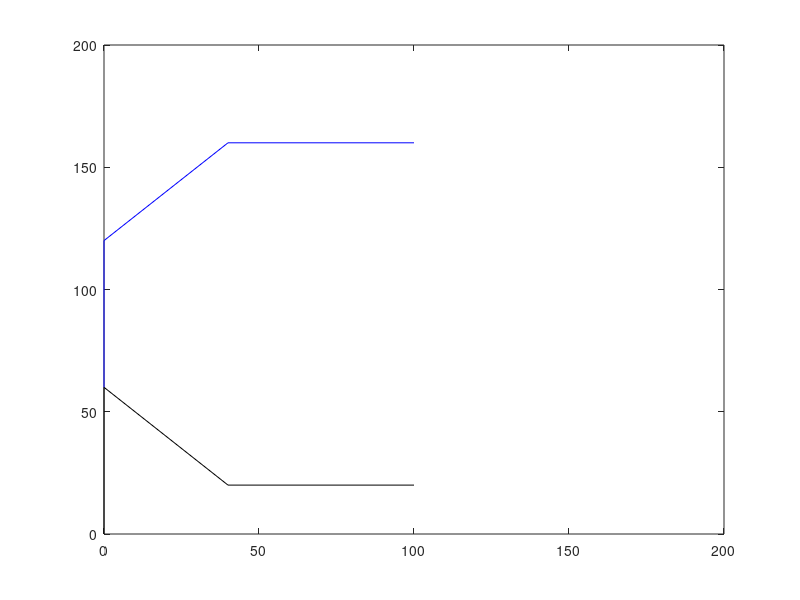

Recreate this plot in MATLAB. (Note: this script raises an error after producing the figure.)
%function SimulateSpheroPosControl ()

% Simulates the multi sphero position control
% The purposes of this function are:
% 1. Simulates position control of shero
% 2. Simulates Object avoidances during position control
%

clear all; clc; close all;
% 1. Define robot's initial position and orientation:
% R1:
pos_ini = [0.00  0.00];
ori_ini = pi/2; 
% R2:
pos_ini2 = [0.00  60.00];
ori_ini2 = pi/2; 

% 2. Define desired goal positions:
% R1:
goal_points = [0,60; 40,20; 100,20];
% R2:
goal_points2 = [0,120; 40,160; 100,160];

% 3. Define total path of the robot:
% R1:
path = [];
path = [pos_ini; goal_points];
% R2:
path2 = [];
path2 = [pos_ini2; goal_points2];

% Plot paths:
figure(1)
plot(path(:,1), path(:,2),'k-');
hold on;
plot(path2(:,1), path2(:,2),'b-');
xlim([0 200])
ylim([0 200])

% 3. Get final goal position:
robotGoal = path(end,:);
robotGoal2 = path2(end,:);

% Robot's initial status:
robotCurrentPose = [pos_ini, ori_ini]';
robotCurrentPose2 = [pos_ini2, ori_ini2]';

% Define characteristics of robots and controller:
robot = differentialDriveKinematics("TrackWidth", 1, "VehicleInputs", "VehicleSpeedHeadingRate");
robot.WheelRadius = 0.01;
robot.TrackWidth = 0.01;

controller = controllerPurePursuit;
controller.Waypoints = path;
controller.DesiredLinearVelocity = 10;
controller.MaxAngularVelocity = 50;
controller.LookaheadDistance = 1.3;

controller2 = controllerPurePursuit;
controller2.Waypoints = path2;
controller2.DesiredLinearVelocity = 10;
controller2.MaxAngularVelocity = 50;
controller2.LookaheadDistance = 1.3;

frameSize = robot.TrackWidth/0.8;

% Set the goal radius:
goalRadius = 1;

% Distance between initial position and the final goal position:
distanceToGoal = norm(pos_ini - robotGoal);
distanceToGoal2 = norm(pos_ini2 - robotGoal2);

sampleTime = 0.1;
vizRate = rateControl(1/sampleTime);
while( distanceToGoal > goalRadius )
    % Returns linear velociy and angular velocity:
    % v = liniear velocity
    % omega = angular velocity
    [v, omega] = controller(robotCurrentPose);
    [v2, omega2] = controller2(robotCurrentPose2);

    % Returns robot's velocity:
    % vel = [velocity in x, velocity in y, angular velocity]
    vel = derivative(robot, robotCurrentPose, [v omega]);
    vel2 = derivative(robot, robotCurrentPose2, [v2 omega2]);
    totalvel = vel + vel2;

    % Update the current pose
    robotCurrentPose = robotCurrentPose + vel*sampleTime;
    robotCurrentPose2 = robotCurrentPose2 + vel2*sampleTime;
    %robotCurrentPose(3) =  robotCurrentPose(3)*180/pi;

    % Re-compute the distance to the goal
    distanceToGoal = norm(robotCurrentPose(1:2) - robotGoal(:));
    distanceToGoal2 = norm(robotCurrentPose2(1:2) - robotGoal2(:));
    
    % Update the plot
    hold off
    
    % Plot path each instance so that it stays persistent while robot mesh
    % moves
    plot(path(:,1), path(:,2),"k-")
    hold on;
    plot(path2(:,1), path2(:,2),"b-")
    hold all
    
    hold on;
    % Plot robots:
    filledCircle(robotCurrentPose(1:2).',8,1000,'k');
    filledCircle(robotCurrentPose2(1:2).',8,1000,'b');
    
    d = 8;
    oriplot_y = robotCurrentPose(2) + d*sin(robotCurrentPose(3));
    oriplot_x = robotCurrentPose(1) + d*cos(robotCurrentPose(3));
    
    plot([robotCurrentPose(1), oriplot_x], [robotCurrentPose(2), oriplot_y], 'r-')
    
    
    xlim([0 200])
    ylim([0 200])
    
    waitfor(vizRate);
end

% end